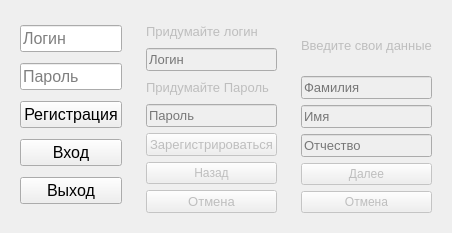
<?xml version="1.0" encoding="UTF-8"?>
<ui version="4.0">
 <class>Autorization</class>
 <widget class="QDialog" name="Autorization">
  <property name="geometry">
   <rect>
    <x>0</x>
    <y>0</y>
    <width>438</width>
    <height>233</height>
   </rect>
  </property>
  <property name="sizePolicy">
   <sizepolicy hsizetype="Preferred" vsizetype="Preferred">
    <horstretch>0</horstretch>
    <verstretch>0</verstretch>
   </sizepolicy>
  </property>
  <property name="windowTitle">
   <string>Dialog</string>
  </property>
  <property name="windowIcon">
   <iconset>
    <normalon>:/resourse/login.png</normalon>
   </iconset>
  </property>
  <layout class="QHBoxLayout" name="horizontalLayout">
   <item>
    <widget class="QWidget" name="Login_widget" native="true">
     <layout class="QVBoxLayout" name="verticalLayout">
      <item>
       <widget class="QLineEdit" name="Login">
        <property name="font">
         <font>
          <pointsize>12</pointsize>
         </font>
        </property>
        <property name="placeholderText">
         <string>Логин</string>
        </property>
        <property name="clearButtonEnabled">
         <bool>true</bool>
        </property>
       </widget>
      </item>
      <item>
       <widget class="QLineEdit" name="Password">
        <property name="font">
         <font>
          <pointsize>12</pointsize>
         </font>
        </property>
        <property name="echoMode">
         <enum>QLineEdit::Password</enum>
        </property>
        <property name="placeholderText">
         <string>Пароль</string>
        </property>
        <property name="clearButtonEnabled">
         <bool>true</bool>
        </property>
       </widget>
      </item>
      <item>
       <widget class="QPushButton" name="Registration">
        <property name="font">
         <font>
          <pointsize>12</pointsize>
         </font>
        </property>
        <property name="text">
         <string>Регистрация</string>
        </property>
        <property name="autoDefault">
         <bool>false</bool>
        </property>
       </widget>
      </item>
      <item>
       <widget class="QPushButton" name="Login_button">
        <property name="font">
         <font>
          <pointsize>12</pointsize>
         </font>
        </property>
        <property name="text">
         <string>Вход</string>
        </property>
        <property name="default">
         <bool>true</bool>
        </property>
       </widget>
      </item>
      <item>
       <widget class="QPushButton" name="Quit_button">
        <property name="font">
         <font>
          <pointsize>12</pointsize>
         </font>
        </property>
        <property name="text">
         <string>Выход</string>
        </property>
       </widget>
      </item>
     </layout>
    </widget>
   </item>
   <item>
    <widget class="QWidget" name="reg_2" native="true">
     <property name="enabled">
      <bool>false</bool>
     </property>
     <layout class="QVBoxLayout" name="verticalLayout_3">
      <item>
       <widget class="QLabel" name="label">
        <property name="font">
         <font>
          <pointsize>10</pointsize>
         </font>
        </property>
        <property name="text">
         <string>Придумайте логин</string>
        </property>
       </widget>
      </item>
      <item>
       <widget class="QLineEdit" name="login_user">
        <property name="font">
         <font>
          <pointsize>10</pointsize>
         </font>
        </property>
        <property name="placeholderText">
         <string>Логин</string>
        </property>
       </widget>
      </item>
      <item>
       <widget class="QLabel" name="label_2">
        <property name="font">
         <font>
          <pointsize>10</pointsize>
         </font>
        </property>
        <property name="text">
         <string>Придумайте Пароль</string>
        </property>
       </widget>
      </item>
      <item>
       <widget class="QLineEdit" name="password_user">
        <property name="font">
         <font>
          <pointsize>10</pointsize>
         </font>
        </property>
        <property name="echoMode">
         <enum>QLineEdit::Password</enum>
        </property>
        <property name="placeholderText">
         <string>Пароль</string>
        </property>
       </widget>
      </item>
      <item>
       <widget class="QPushButton" name="reg_accept">
        <property name="font">
         <font>
          <pointsize>10</pointsize>
         </font>
        </property>
        <property name="text">
         <string>Зарегистрироваться</string>
        </property>
        <property name="default">
         <bool>true</bool>
        </property>
       </widget>
      </item>
      <item>
       <widget class="QPushButton" name="Prev">
        <property name="text">
         <string>Назад</string>
        </property>
       </widget>
      </item>
      <item>
       <widget class="QPushButton" name="reg_cancel">
        <property name="font">
         <font>
          <pointsize>10</pointsize>
         </font>
        </property>
        <property name="text">
         <string>Отмена</string>
        </property>
       </widget>
      </item>
     </layout>
    </widget>
   </item>
   <item>
    <widget class="QWidget" name="reg_1" native="true">
     <property name="enabled">
      <bool>false</bool>
     </property>
     <layout class="QVBoxLayout" name="verticalLayout_2">
      <item>
       <widget class="QLabel" name="label_3">
        <property name="font">
         <font>
          <pointsize>10</pointsize>
         </font>
        </property>
        <property name="text">
         <string>Введите свои данные</string>
        </property>
       </widget>
      </item>
      <item>
       <widget class="QLineEdit" name="first_name">
        <property name="font">
         <font>
          <pointsize>10</pointsize>
         </font>
        </property>
        <property name="placeholderText">
         <string>Фамилия</string>
        </property>
       </widget>
      </item>
      <item>
       <widget class="QLineEdit" name="name">
        <property name="font">
         <font>
          <pointsize>10</pointsize>
         </font>
        </property>
        <property name="placeholderText">
         <string>Имя</string>
        </property>
       </widget>
      </item>
      <item>
       <widget class="QLineEdit" name="last_name">
        <property name="font">
         <font>
          <pointsize>10</pointsize>
         </font>
        </property>
        <property name="placeholderText">
         <string>Отчество</string>
        </property>
       </widget>
      </item>
      <item>
       <widget class="QPushButton" name="Next">
        <property name="text">
         <string>Далее</string>
        </property>
       </widget>
      </item>
      <item>
       <widget class="QPushButton" name="cancel">
        <property name="text">
         <string>Отмена</string>
        </property>
       </widget>
      </item>
     </layout>
    </widget>
   </item>
  </layout>
 </widget>
 <resources/>
 <connections>
  <connection>
   <sender>Quit_button</sender>
   <signal>clicked()</signal>
   <receiver>Autorization</receiver>
   <slot>reject()</slot>
   <hints>
    <hint type="sourcelabel">
     <x>190</x>
     <y>235</y>
    </hint>
    <hint type="destinationlabel">
     <x>199</x>
     <y>149</y>
    </hint>
   </hints>
  </connection>
  <connection>
   <sender>reg_accept</sender>
   <signal>clicked()</signal>
   <receiver>Autorization</receiver>
   <slot>registration_accept()</slot>
   <hints>
    <hint type="sourcelabel">
     <x>395</x>
     <y>185</y>
    </hint>
    <hint type="destinationlabel">
     <x>331</x>
     <y>105</y>
    </hint>
   </hints>
  </connection>
  <connection>
   <sender>Registration</sender>
   <signal>clicked()</signal>
   <receiver>Autorization</receiver>
   <slot>registration()</slot>
   <hints>
    <hint type="sourcelabel">
     <x>160</x>
     <y>105</y>
    </hint>
    <hint type="destinationlabel">
     <x>331</x>
     <y>105</y>
    </hint>
   </hints>
  </connection>
  <connection>
   <sender>reg_cancel</sender>
   <signal>clicked()</signal>
   <receiver>Autorization</receiver>
   <slot>registration_cancel()</slot>
   <hints>
    <hint type="sourcelabel">
     <x>575</x>
     <y>185</y>
    </hint>
    <hint type="destinationlabel">
     <x>331</x>
     <y>105</y>
    </hint>
   </hints>
  </connection>
  <connection>
   <sender>cancel</sender>
   <signal>clicked()</signal>
   <receiver>Autorization</receiver>
   <slot>registration_cancel()</slot>
   <hints>
    <hint type="sourcelabel">
     <x>356</x>
     <y>203</y>
    </hint>
    <hint type="destinationlabel">
     <x>218</x>
     <y>116</y>
    </hint>
   </hints>
  </connection>
 </connections>
 <slots>
  <slot>registration()</slot>
  <slot>registration_accept()</slot>
  <slot>registration_cancel()</slot>
 </slots>
</ui>
